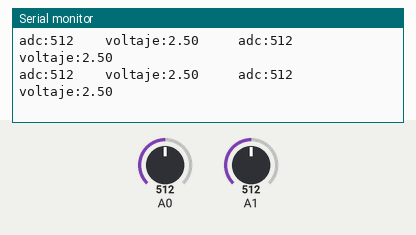
A sketch run on a simulated Arduino Uno, built with avr-gcc and run on an emulated ATmega328P. On the bench: the last lines printed to the serial monitor. The test bench sets the inputs (shaded band); at power-on: A0 = 512, A1 = 512.

Above: at 1.2 s.
1.3 s: A0 set to 106
At 1.39 s:
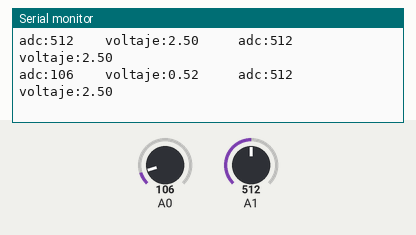
4.3 s: A0 set to 95
At 4.31 s:
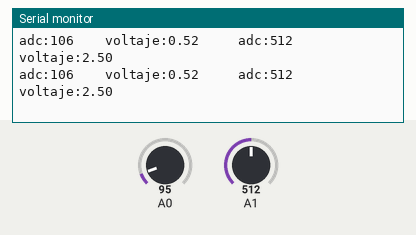
7.3 s: A1 set to 11
At 7.34 s:
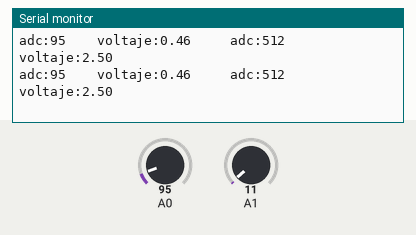
8.8 s: A1 set to 8
At 8.83 s:
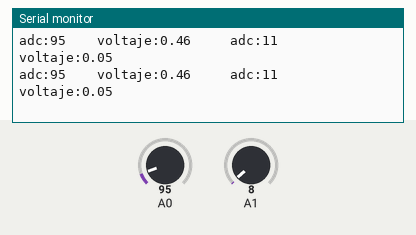
11.8 s: A0 set to 11
At 11.85 s:
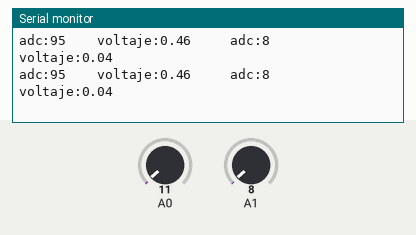
14.8 s: A0 set to 8
At 14.81 s:
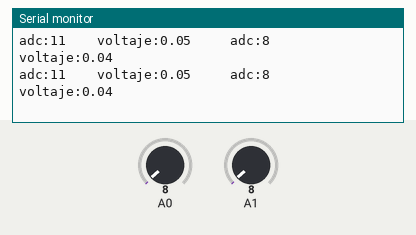
Timing chart, 0 to 17.3 s (numbered marks = the images above; inputs shaded):
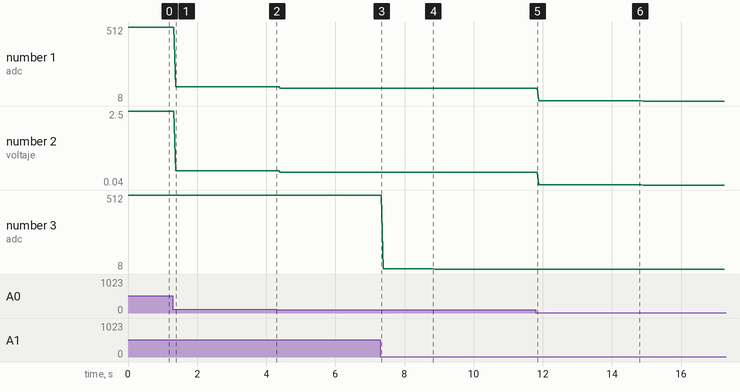

Measured:
- after the input at 1.3 s, the serial monitor: prints a new line after 0.08 s (image 1)
- plotted number 1: 512 → 106 after the input at 1.3 s, 106 → 95 after the input at 4.3 s
- plotted number 2: 2.5 → 0.52 after the input at 1.3 s, 0.52 → 0.46 after the input at 4.3 s
- plotted number 3: 512 → 11 after the input at 7.3 s, 11 → 8 after the input at 8.8 s

The sketch:

MQS_GENERAL_ANALOGICO_PRUEBA.ino
```cpp
void setup() {
  Serial.begin(9600);
}

void loop() {

  int adc_MQ = analogRead(A0); //Lemos la salida analógica del MQ
  float voltaje = adc_MQ * (5.0 / 1023.0); //Convertimos la lectura en un valor de voltaje
  int adc_MQ1 = analogRead(A1); //Lemos la salida analógica del MQ
  float voltaje2 = adc_MQ1 * (5.0 / 1023.0); //Convertimos la lectura en un valor de voltaje

  Serial.print("adc:");
  Serial.print(adc_MQ);
  Serial.print("    voltaje:");
  Serial.print(voltaje);
  Serial.print("     ");
  Serial.print("adc:");
  Serial.print(adc_MQ1);
  Serial.print("    voltaje:");
  Serial.println(voltaje2);
}
```
